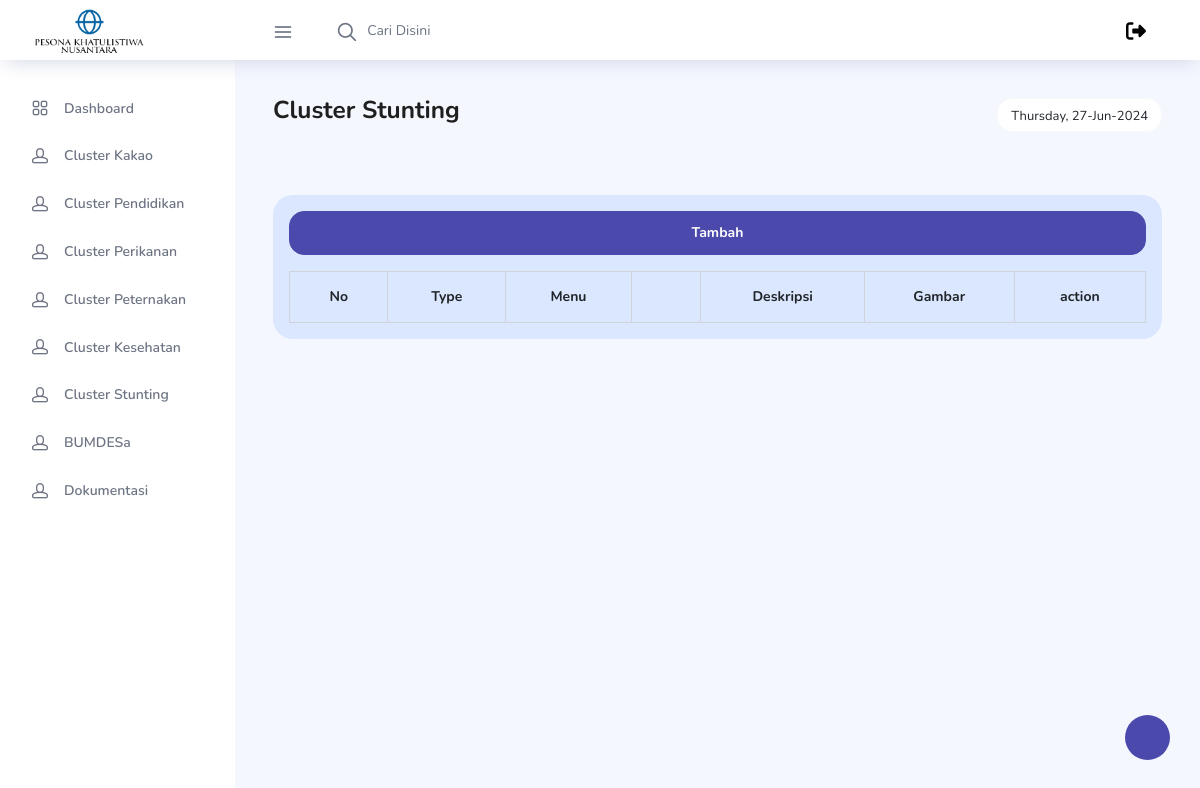
The app's page /admin/cluster-Stunting.php?type=Stunting (signed in), older data.
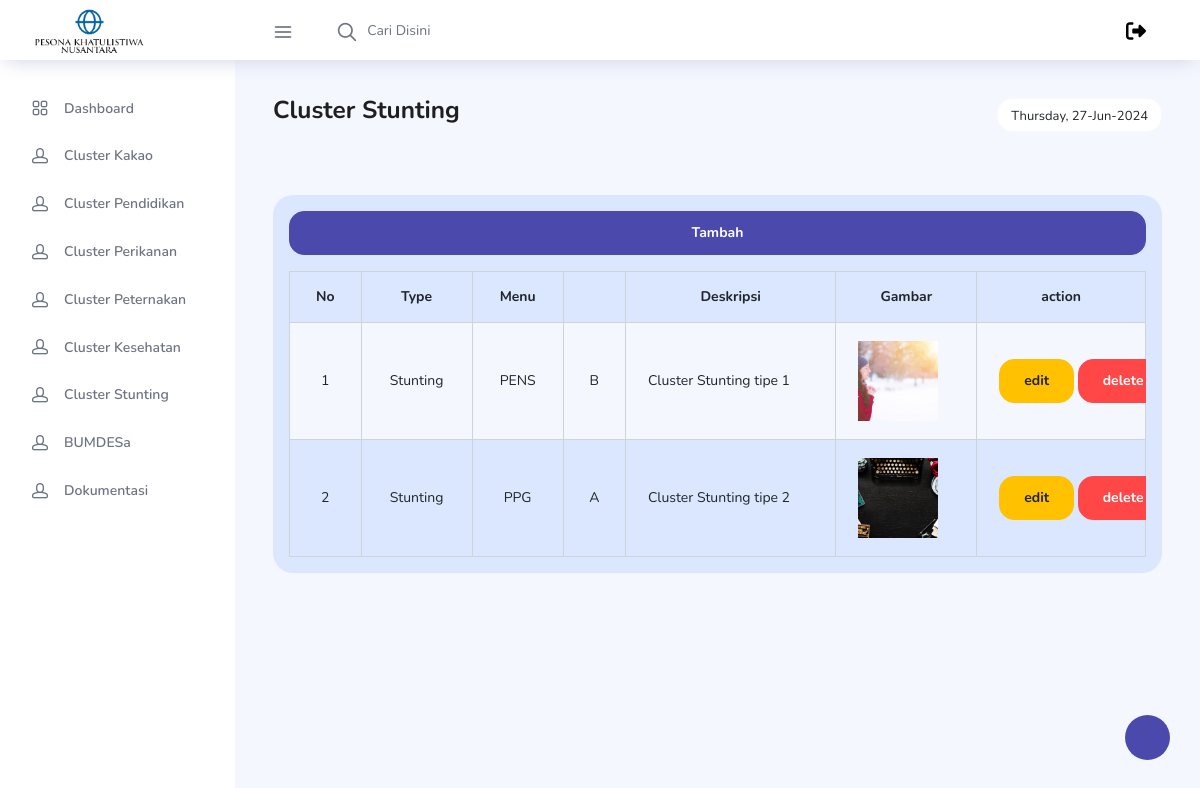
The same page, newer data.
### tables this page shows
CREATE TABLE `tbl_cluster` (
  `id_cluster` int(11) NOT NULL,
  `image_cluster` varchar(500) NOT NULL,
  `desc_cluster` varchar(550) NOT NULL,
  `type_cluster` varchar(225) NOT NULL,
  `menu_cluster` varchar(225) NOT NULL,
  `sub_menu_cluster` varchar(225) NOT NULL
);

### admin/cluster-Stunting.php (the view, shortened to what the changed rows need)
<?php
    include_once('../Koneksi/config.php');
    $info = $_GET['type'];
    $data = mysqli_query($mysqli, "SELECT * FROM `tbl_cluster` WHERE `type_cluster`='$info'");
    $type = ["Kakao", "Pendidikan", "Perikanan", "Peternakan", "Kesehatan", "Stunting", "BUMDESa", "Dokumentasi"];
    $no=0;
?>
<!DOCTYPE html>
<html lang="en">
  <head>
    <link rel="stylesheet" href="../vendors/feather/feather.css" />
    <link rel="stylesheet" href="../vendors/ti-icons/css/themify-icons.css" />
    <link rel="stylesheet" href="../vendors/css/vendor.bundle.base.css" />
    <link rel="stylesheet" href="../vendors/datatables.net-bs4/dataTables.bootstrap4.css" />
    <link rel="stylesheet" href="../vendors/ti-icons/css/themify-icons.css" />
    <link rel="stylesheet" type="text/css" href="../js/select.dataTables.min.css" />
    <link rel="stylesheet" href="../css/vertical-layout-light/style.css" />
  </head>
  <body>
    <div class="container-scroller">
      <div class="container-fluid page-body-wrapper">
        <nav class="sidebar sidebar-offcanvas" id="sidebar">
          <ul class="nav">
            <?php
               for($i=0; $i < count($type); $i++){
            ?>
             <li class="nav-item" >
              <a class="nav-link" href="cluster-<?=$type[$i] ?>.php?type=<?=$type[$i] ?>">
                <i class="icon-head menu-icon"></i>
                <span class="menu-title"><?=($type[$i]!="BUMDESa" and $type[$i]!="Dokumentasi")? "Cluster":""?> <?=$type[$i] ?></span>
              </a>
            </li>
            <?php
                }
            ?>
          </ul>
        </nav>
        <div class="main-panel">
          <div class="content-wrapper">
            <div class="row">
              <div class="col-md-12 grid-margin stretch-card">
                <div class="card tale-bg p-3">
                    <div class="table-responsive">
                        <table class="table table-striped table-bordered" id="dataTable" width="100%" cellspacing="0">
                            <thead>
                                <tr>
                                    <th class="text-center">No</th>
                                    <th class="text-center">Type</th>
                                    <th class="text-center">Menu</th>
                                    <th class="text-center"></th>
                                    <th class="text-center">Deskripsi</th>
                                    <th class="text-center">Gambar</th>
                                    <th class="text-center">action</th>
                                </tr>
                            </thead>
                            <tbody>
                                <?php
                                    while ($cluster = mysqli_fetch_array($data)) {
                                        $no++;
                                ?>
                                <tr>
                                    <td class="text-center"><?=$no; ?></td>
                                    <td class="text-center"><?=$cluster['type_cluster'] ?></td>
                                    <td class="text-center"><?=$cluster['menu_cluster'] ?></td>
                                    <td class="text-center"><?=$cluster['sub_menu_cluster'] ?></td>
                                    <td ><?=$cluster['desc_cluster'] ?></td>
                                    <td><img src="../images/cluster/<?=$cluster['image_cluster'] ?>"  alt="" height="80" width="80" style="border-radius: 0; width:80px; height:80px; object-fit:cover;"> </td>
                                    <td style="max-width: 150px;">
                                        <a href="edit.php?id=<?=$cluster['id_cluster']?>&type=<?=$cluster['type_cluster'] ?>" class="btn btn-warning"><b>edit</b></a>
                                        <a href="delete.php?id=<?=$cluster['id_cluster']?>&type=<?=$cluster['type_cluster'] ?>" class="btn btn-danger" onclick="return confirm('Apakah anda yakin?')" ><b>delete</b><a>
                                    </td>
                                </tr>
                                <?php
                                    }
                                ?>
                            </tbody>
                        </table>
                    </div>
                </div>
              </div>
            </div>
  </body>
</html>

Row changes from the older to the newer data that the page shows:
added tbl_cluster: type_cluster "Stunting", menu_cluster "PENS", sub_menu_cluster "B", desc_cluster "Cluster Stunting tipe 1", image_cluster (picture)
added tbl_cluster: type_cluster "Stunting", menu_cluster "PPG", sub_menu_cluster "A", desc_cluster "Cluster Stunting tipe 2", image_cluster (picture)
